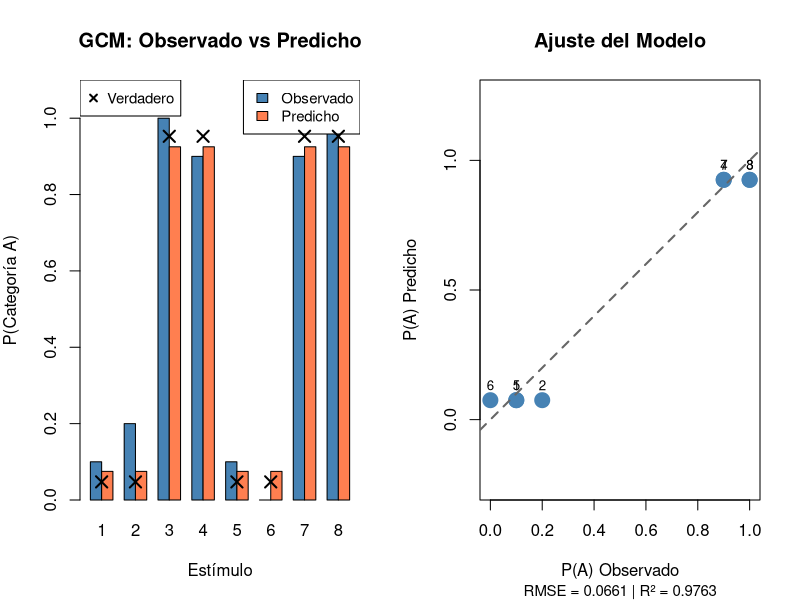

Here is the R script that generated this plot:

## Generalized Context Model (GCM)
# Diego Garrido - Nicolás Marchant
# Viña, 2025

########################
# Seed para reproducibilidad
set.seed(42)

########################
# DEFINICIÓN DEL MODELO GCM

# Predicción del GCM

gcm_predict = function(stim, exemplars, c, w, gamma, cat_A = c(3, 4, 7, 8)) {
  
  # stim:      Matriz de estímulos (n x d)
  # exemplars: Matriz de ejemplares almacenados (m x d)
  # c:         Parámetro de sensibilidad/especificidad
  # w:         Vector de pesos atencionales
  # gamma:     Parámetro de sesgo de respuesta
  # cat_A:     Índices de ejemplares de categoría A
  
  
  
  n_stim = nrow(stim)
  n_ex = nrow(exemplars)
  w = w / sum(w)  # Normalizar pesos
  
  # Calcular matriz de similitudes
  similarities = matrix(0, n_stim, n_ex)
  for (i in 1:n_stim) {
    for (j in 1:n_ex) {
      dist_ij = sum(w * abs(stim[i, ] - exemplars[j, ]))  # City-block
      similarities[i, j] = exp(-c * dist_ij)  # Similitud exponencial
    }
  }
  
  # Sumar similitudes por categoría
  cat_B = setdiff(1:n_ex, cat_A)
  sum_A = rowSums(similarities[, cat_A, drop = FALSE])
  sum_B = rowSums(similarities[, cat_B, drop = FALSE])
  
  # Regla de Luce con gamma
  prob_A = (sum_A^gamma) / (sum_A^gamma + sum_B^gamma)
  
  return(prob_A) # Vector de probabilidades P(A) para cada estímulo
}

########################
# FUNCIONES DE AJUSTE

# Negative Log-Likelihood (binomial)
gcm_nll = function(theta, stim, exemplars, data, N, cat_A = c(3, 4, 7, 8)) {
  c = theta[1]
  w = theta[2:4]
  gamma = theta[5]
  
  prob_pred = gcm_predict(stim, exemplars, c, w, gamma, cat_A)
  prob_pred = pmax(pmin(prob_pred, 1 - 1e-10), 1e-10)  # Evitar log(0)
  
  k = data * N
  nll = -sum(k * log(prob_pred) + (N - k) * log(1 - prob_pred))
  return(nll)
}

# RMSE
gcm_rmse = function(theta, stim, exemplars, data, cat_A = c(3, 4, 7, 8)) {
  c = theta[1]
  w = theta[2:4]
  gamma = theta[5]
  
  prob_pred = gcm_predict(stim, exemplars, c, w, gamma, cat_A)
  return(sqrt(mean((data - prob_pred)^2)))
}

########################
# FUNCIÓN DE AJUSTE PRINCIPAL

# Ajustar GCM a datos
gcm_fit = function(data, stim, exemplars, N = 10, cat_A = c(3, 4, 7, 8),
                   method = "nll") {
  # data:      Vector de proporciones observadas
  # stim:      Matriz de estímulos
  # exemplars: Matriz de ejemplares
  # N:         Número de ensayos por estímulo
  # method:   "nll" (default) o "rmse"
  
  theta_init = c(1, 0.33, 0.33, 0.33, 1)
  lower = c(0.1, 0.01, 0.01, 0.01, 0.1)
  upper = c(10, 1, 1, 1, 5)
  
  if (method == "nll") {
    fit = optim(par = theta_init, fn = gcm_nll, method = "L-BFGS-B",
                lower = lower, upper = upper,
                stim = stim, exemplars = exemplars, data = data, 
                N = N, cat_A = cat_A)
  } else {
    fit = optim(par = theta_init, fn = gcm_rmse, method = "L-BFGS-B",
                lower = lower, upper = upper,
                stim = stim, exemplars = exemplars, data = data, 
                cat_A = cat_A)
  }
  
  # Extraer parámetros
  c_fit = fit$par[1]
  w_fit = fit$par[2:4]
  w_norm = w_fit / sum(w_fit)
  gamma_fit = fit$par[5]
  
  # Predicciones
  pred = gcm_predict(stim, exemplars, c_fit, w_norm, gamma_fit, cat_A)
  
  # Métricas
  rmse = sqrt(mean((data - pred)^2))
  ss_res = sum((data - pred)^2)
  ss_tot = sum((data - mean(data))^2)
  r2 = ifelse(ss_tot > 0, 1 - ss_res/ss_tot, NA)
  
  n_params = 5
  n_obs = length(data) * N
  nll = gcm_nll(fit$par, stim, exemplars, data, N, cat_A)
  AIC = 2 * nll + 2 * n_params
  BIC = 2 * nll + n_params * log(n_obs)
  
  return(list(
    c = c_fit,
    w = w_norm,
    gamma = gamma_fit,
    predictions = pred,
    nll = nll,
    rmse = rmse,
    r2 = r2,
    AIC = AIC,
    BIC = BIC,
    convergence = fit$convergence
  )) # Lista con parámetros ajustados y métricas
}

########################
# DATOS SINTÉTICOS Y DEMOSTRACIÓN

# Definir ejemplares (cubo 3D)
exemplars = matrix(c(
  -1, -1, -1,  # 1 - Cat B
  -1, -1,  1,  # 2 - Cat B
  -1,  1, -1,  # 3 - Cat A
  -1,  1,  1,  # 4 - Cat A
  1, -1, -1,  # 5 - Cat B
  1, -1,  1,  # 6 - Cat B
  1,  1, -1,  # 7 - Cat A
  1,  1,  1   # 8 - Cat A
), nrow = 8, byrow = TRUE)

cat_A = c(3, 4, 7, 8)  # Categoría A: dim 2 = 1
stim = exemplars

# Parámetros verdaderos
true_c = 2.5
true_w = c(0.2, 0.6, 0.2)
true_gamma = 1.0

# Generar datos
true_probs = gcm_predict(stim, exemplars, true_c, true_w, true_gamma, cat_A)
N_trials = 10
observed_counts = rbinom(8, N_trials, true_probs)
observed_probs = observed_counts / N_trials


cat("Probabilidades verdaderas:\n")
print(round(true_probs, 3))
cat("\nProporciones observadas:\n")
print(round(observed_probs, 3))


########################
# AJUSTE DEL MODELO

result = gcm_fit(observed_probs, stim, exemplars, N_trials, cat_A, method = "nll")

cat("\n========== RESULTADOS DEL AJUSTE ==========\n")
cat("\nParámetros recuperados:\n")
cat("  c (sensibilidad):", round(result$c, 3), "\n")
cat("  w (pesos):", round(result$w, 3), "\n")
cat("  gamma (sesgo):", round(result$gamma, 3), "\n")

cat("\nMétricas de ajuste:\n")
cat("  RMSE:", round(result$rmse, 4), "\n")
cat("  R²:", round(result$r2, 4), "\n")
cat("  AIC:", round(result$AIC, 2), "\n")
cat("  BIC:", round(result$BIC, 2), "\n")

cat("\n========== COMPARACIÓN ==========\n")
cat("\nParámetro | Verdadero | Recuperado\n")
cat("----------|-----------|------------\n")
cat(sprintf("c         | %9.3f | %10.3f\n", true_c, result$c))
cat(sprintf("w1        | %9.3f | %10.3f\n", true_w[1], result$w[1]))
cat(sprintf("w2        | %9.3f | %10.3f\n", true_w[2], result$w[2]))
cat(sprintf("w3        | %9.3f | %10.3f\n", true_w[3], result$w[3]))
cat(sprintf("gamma     | %9.3f | %10.3f\n", true_gamma, result$gamma))


########################
# AJUSTE PARA MÚLTIPLES SUJETOS (EJEMPLO)

n_subjects = 5
subjects_data = matrix(0, n_subjects, 8)
subjects_results = vector("list", n_subjects)

# Simular datos para cada sujeto
for (s in 1:n_subjects) {
  subjects_data[s, ] = rbinom(8, N_trials, true_probs) / N_trials
  subjects_results[[s]] = gcm_fit(subjects_data[s, ], stim, exemplars, 
                                  N_trials, cat_A)
}

# Resumen de parámetros
params_summary = data.frame(
  Subject = 1:n_subjects,
  c = sapply(subjects_results, function(x) x$c),
  w1 = sapply(subjects_results, function(x) x$w[1]),
  w2 = sapply(subjects_results, function(x) x$w[2]),
  w3 = sapply(subjects_results, function(x) x$w[3]),
  gamma = sapply(subjects_results, function(x) x$gamma),
  RMSE = sapply(subjects_results, function(x) x$rmse),
  R2 = sapply(subjects_results, function(x) x$r2)
)

print(round(params_summary, 3))

cat("\nPromedios:\n")
cat("  c:", round(mean(params_summary$c), 3), "\n")
cat("  w:", round(colMeans(params_summary[, c("w1", "w2", "w3")]), 3), "\n")
cat("  gamma:", round(mean(params_summary$gamma), 3), "\n")
cat("  RMSE:", round(mean(params_summary$RMSE), 4), "\n")

########################
# VISUALIZACIÓN

# Guardar gráfico como PNG
par(mfrow = c(1, 2), mar = c(5, 4, 4, 2))

# Gráfico de Barras comparativas
barplot_matrix = rbind(observed_probs, result$predictions)
bp = barplot(barplot_matrix, 
             beside = TRUE, 
             names.arg = 1:8,
             col = c("steelblue", "coral"),
             ylim = c(0, 1.1),
             xlab = "Estímulo",
             ylab = "P(Categoría A)",
             main = "GCM: Observado vs Predicho")
legend("topright", 
       legend = c("Observado", "Predicho"), 
       fill = c("steelblue", "coral"),
       cex = 0.9)
x_pos = colMeans(bp)
points(x_pos, true_probs, pch = 4, cex = 1.5, lwd = 2)
legend("topleft", legend = "Verdadero", pch = 4, pt.lwd = 2, cex = 0.9)

# Gráfico de dispersión
plot(observed_probs, result$predictions,
     pch = 19, cex = 2, col = "steelblue",
     xlim = c(0, 1), ylim = c(0, 1),
     xlab = "P(A) Observado",
     ylab = "P(A) Predicho",
     main = "Ajuste del Modelo",
     asp = 1)
abline(0, 1, lty = 2, col = "gray40", lwd = 2)
text(observed_probs, result$predictions, labels = 1:8, pos = 3, cex = 0.8)

mtext(paste0("RMSE = ", round(result$rmse, 4), 
             " | R² = ", round(result$r2, 4)),
      side = 1, line = 4, cex = 0.9)
